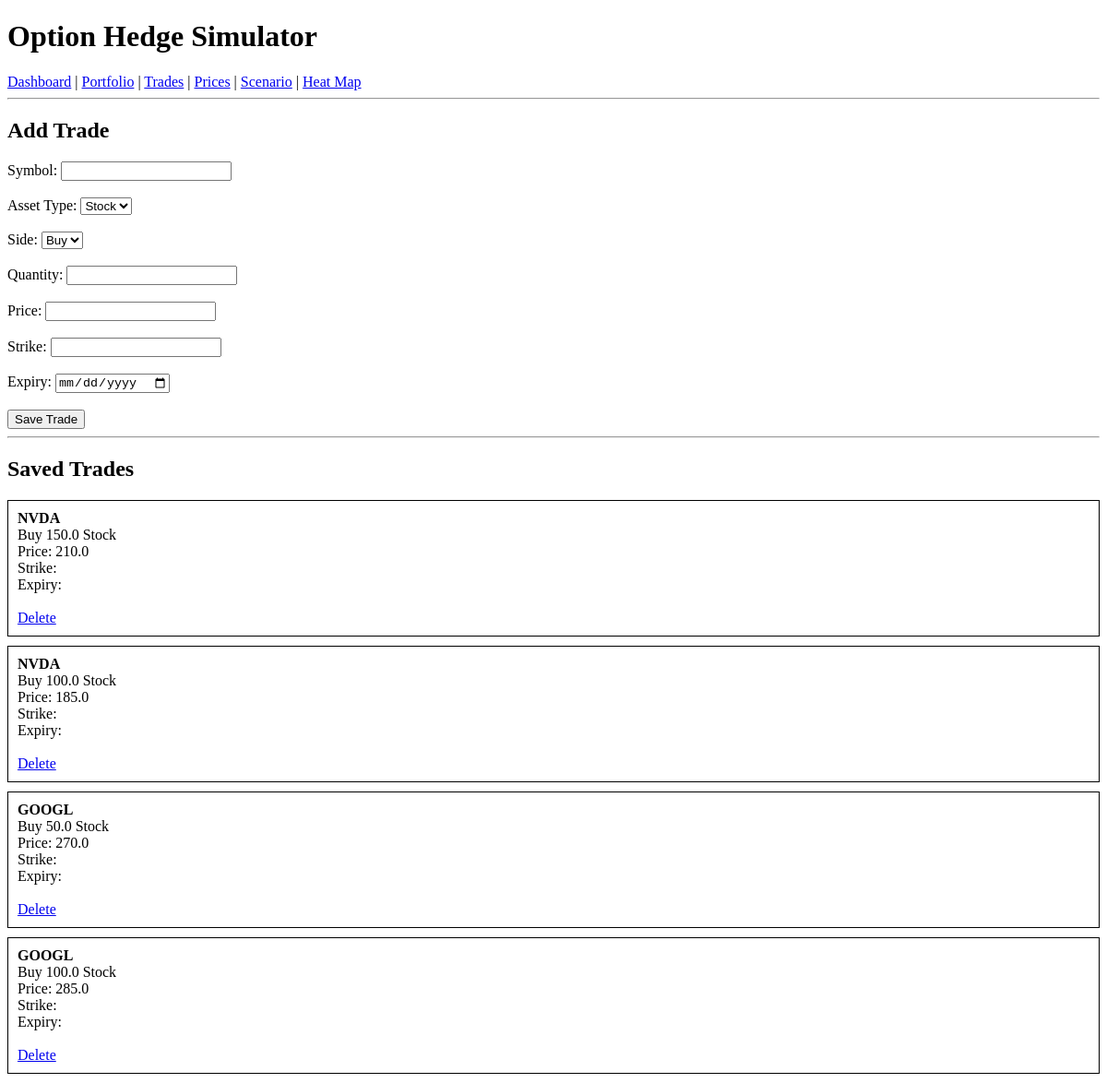
Before: /trades with the older database file.
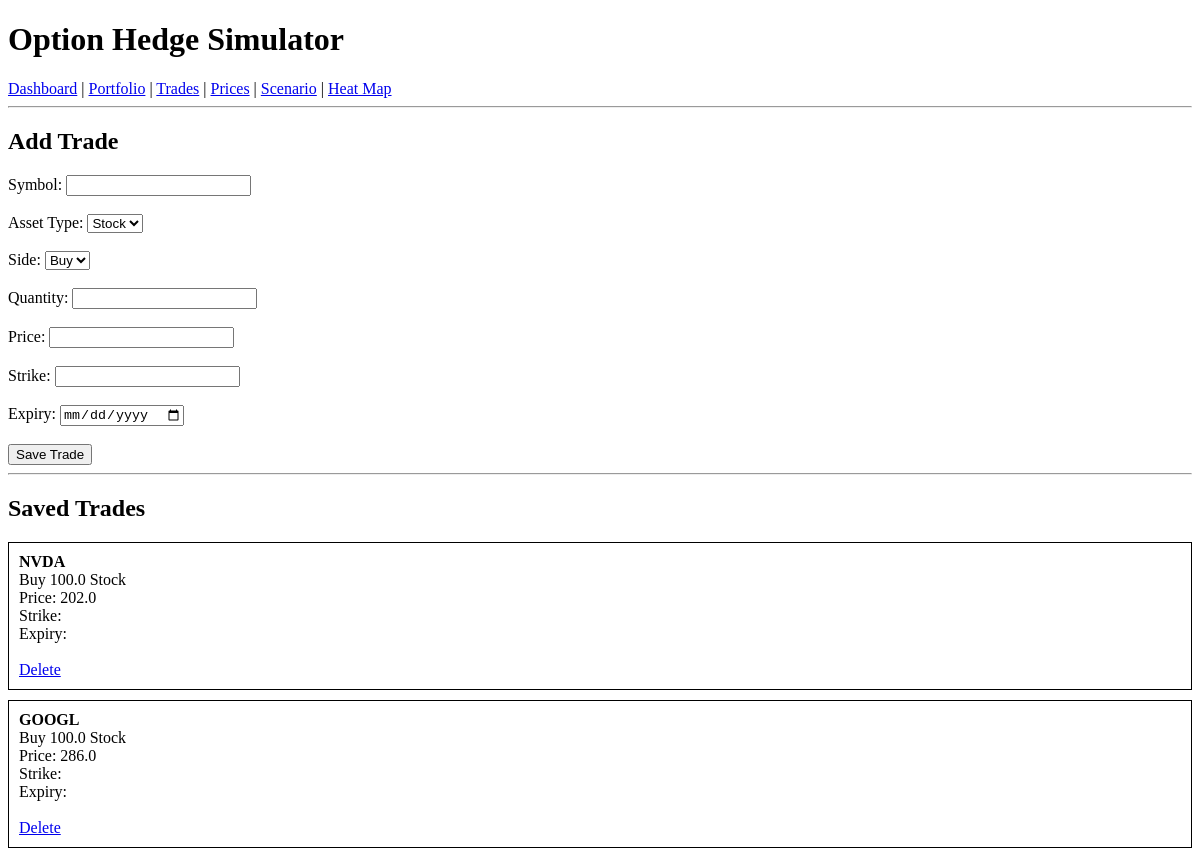
After: the same page with the newer database file.
### tables this page shows
CREATE TABLE trades (
    id INTEGER PRIMARY KEY AUTOINCREMENT,
    symbol TEXT,
    asset_type TEXT,
    side TEXT,
    quantity REAL,
    price REAL,
    strike REAL,
    expiry TEXT
);

### app.py (the view, shortened to what this page needs)
@app.route("/trades", methods=["GET", "POST"])
def trades():
    return render_template(
        "trades.html",
        trades=get_all_trades()
    )

### database/trade_db.py (called while the page is built)
def get_all_trades():
    conn = sqlite3.connect("database/trades.db")
    cursor = conn.cursor()
    cursor.execute("""
        SELECT
            id,
            symbol,
            asset_type,
            side,
            quantity,
            price,
            strike,
            expiry
        FROM trades
        ORDER BY id DESC
    """)
    rows = cursor.fetchall()
    conn.close()
    return rows

### templates/trades.html (shortened to what this page needs)
<!DOCTYPE html>
<html>
<head>
</head>
<body>
<h1>Option Hedge Simulator</h1>
<a href="/">Dashboard</a> |
<a href="/portfolio">Portfolio</a> |
<a href="/trades">Trades</a> |
<a href="/prices">Prices</a> |
<a href="/scenario">Scenario</a> |
<a href="/heatmap">Heat Map</a>
<hr>
<h2>Add Trade</h2>
<form method="POST">
<label>Symbol:</label>
<input type="text" name="symbol" required>
<br><br>
<label>Asset Type:</label>
<select name="asset_type">
    <option>Stock</option>
</select>
<br><br>
<label>Side:</label>
<select name="side">
    <option>Buy</option>
</select>
<br><br>
<label>Quantity:</label>
<input type="number" name="quantity" required>
<br><br>
<label>Price:</label>
<input type="number" step="0.01" name="price" required>
<br><br>
<label>Strike:</label>
<input type="number" step="0.01" name="strike">
<br><br>
<label>Expiry:</label>
<input type="date" name="expiry">
<br><br>
<button type="submit">
Save Trade
</button>
</form>
<hr>
<h2>Saved Trades</h2>
{% for trade in trades %}
<div style="border:1px solid black;padding:10px;margin-bottom:10px;">
<strong>{{ trade[1] }}</strong>
<br>
{{ trade[3] }}
{{ trade[4] }}
{{ trade[2] }}
<br>
Price: {{ trade[5] }}
<br>
Strike: {{ trade[6] }}
<br>
Expiry: {{ trade[7] }}
<br><br>
<a href="/delete_trade/{{ trade[0] }}">
Delete
</a>
</div>
{% endfor %}
</body>
</html>

Changed rows visible on the page:
removed trades: symbol "NVDA", side "Buy", quantity "150.0", asset_type "Stock", price "210.0"
removed trades: symbol "NVDA", side "Buy", quantity "100.0", asset_type "Stock", price "185.0"
removed trades: symbol "GOOGL", side "Buy", quantity "50.0", asset_type "Stock", price "270.0"
removed trades: symbol "GOOGL", side "Buy", quantity "100.0", asset_type "Stock", price "285.0"
added trades: symbol "NVDA", side "Buy", quantity "100.0", asset_type "Stock", price "202.0"
added trades: symbol "GOOGL", side "Buy", quantity "100.0", asset_type "Stock", price "286.0"
